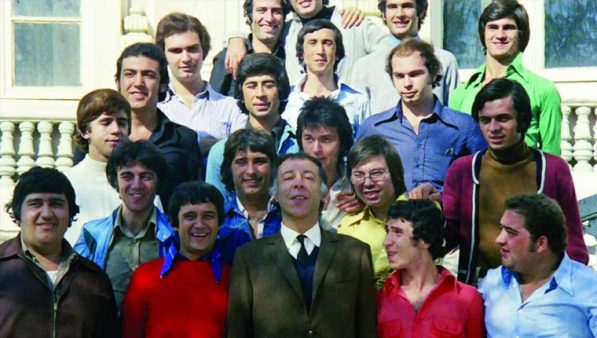
#> input picture photos/hababam.jpg, 597 x 338 px, found by its file name
$ python FrameOnImage.py
#> lines starting #> are read from the running program, lines starting #| are printed output that depends on the picture; after the words box and inside, x2 and y2 are one past the last pixel; in counts of white or black regions, pixels touching at a corner belong together
import cv2
import numpy as np

image = cv2.imread('hababam.jpg')
#> image is the input picture: shape (338, 597, 3); mean B, G, R 111.1, 112.4, 114.3
#image[70:120, 230:290, 0] = 255
cv2.rectangle(image, (160, 160), (260, 260), [0, 0, 255], 3)
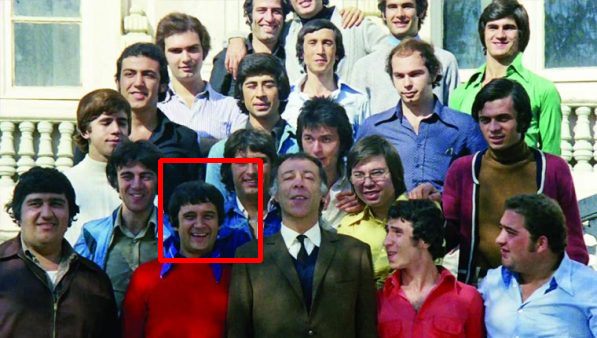
#> image: shape (338, 597, 3); 0.99% of pixels changed, all inside (x1, y1, x2, y2) = (158, 158, 263, 263)
cv2.imshow('Hababam', image)
cv2.waitKey(0)
cv2.destroyAllWindows()

$ run again, with photos/adileNasit.JPG copied over photos/hababam.jpg
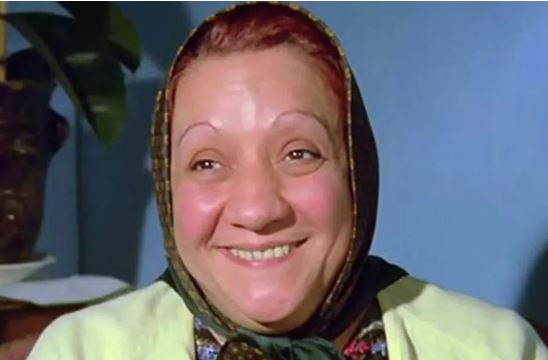
#> input picture photos/adileNasit.JPG, 548 x 360 px, found by its file name
#> image is the input picture: shape (360, 548, 3); mean B, G, R 110, 102.5, 104.5
#> `cv2.rectangle(image, (160, 160), (260, 260), [0, 0, 255], 3)`:
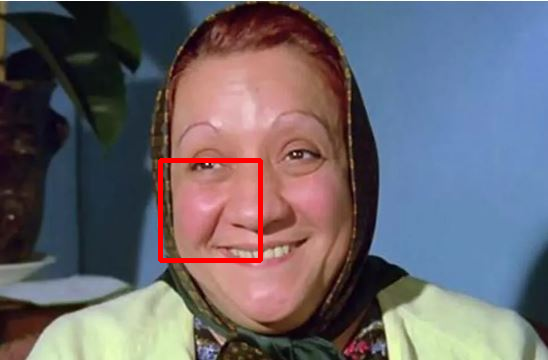
#> image: shape (360, 548, 3); 1.01% of pixels changed, all inside (x1, y1, x2, y2) = (158, 158, 263, 263)

$ run again, with photos/ball.JPG copied over photos/hababam.jpg
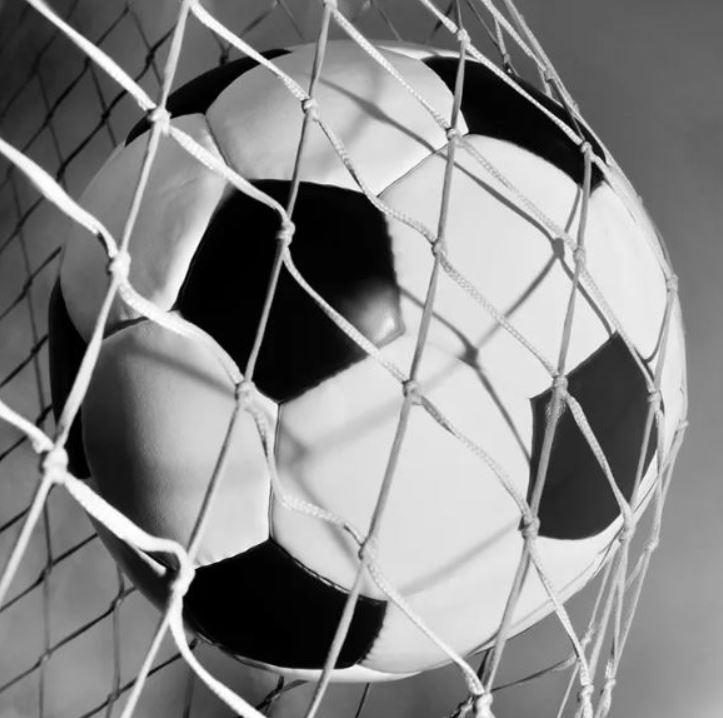
#> input picture photos/ball.JPG, 723 x 718 px, found by its file name
#> image is the input picture: shape (718, 723, 3); min 0, max 255, mean 134.2
#> `cv2.rectangle(image, (160, 160), (260, 260), [0, 0, 255], 3)`:
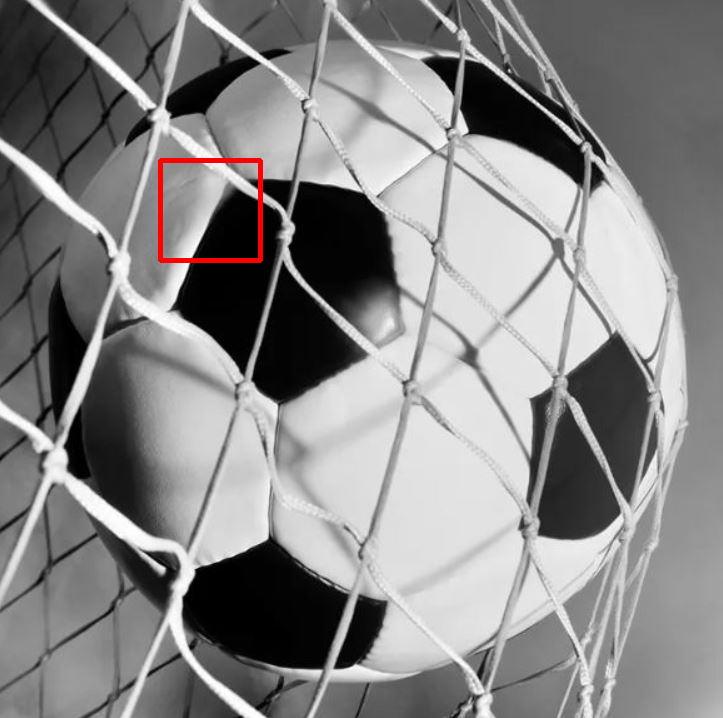
#> image: shape (718, 723, 3); 0.38% of pixels changed, all inside (x1, y1, x2, y2) = (158, 158, 263, 263)

$ run again, with photos/c_noise.JPG copied over photos/hababam.jpg
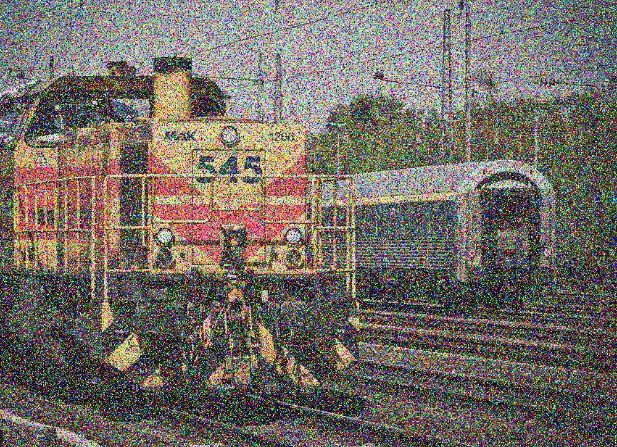
#> input picture photos/c_noise.JPG, 617 x 447 px, found by its file name
#> image is the input picture: shape (447, 617, 3); mean B, G, R 101.7, 108.2, 115.6
#> `cv2.rectangle(image, (160, 160), (260, 260), [0, 0, 255], 3)`:
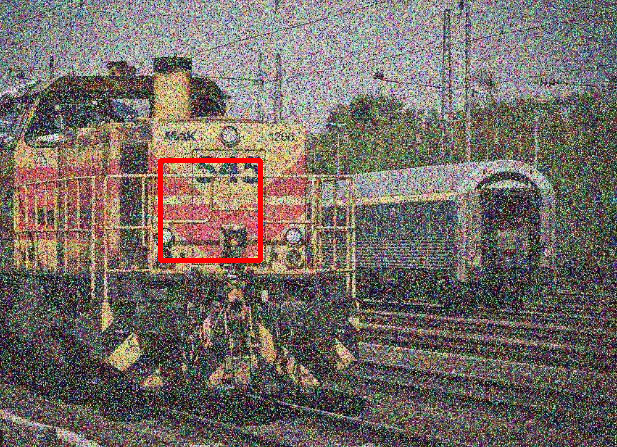
#> image: shape (447, 617, 3); 0.72% of pixels changed, all inside (x1, y1, x2, y2) = (158, 158, 263, 263)
